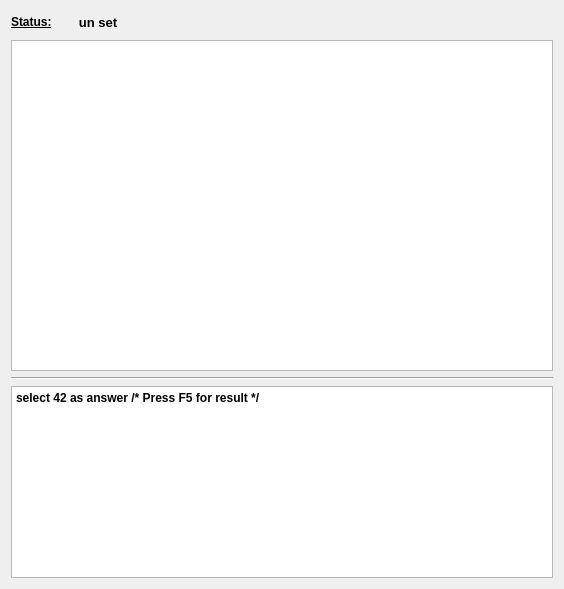
<?xml version="1.0" encoding="UTF-8"?>
<ui version="4.0">
 <class>tsm_w</class>
 <widget class="QWidget" name="tsm_w">
  <property name="geometry">
   <rect>
    <x>0</x>
    <y>0</y>
    <width>564</width>
    <height>589</height>
   </rect>
  </property>
  <property name="windowTitle">
   <string>Sql watcher</string>
  </property>
  <layout class="QVBoxLayout" name="verticalLayout">
   <item>
    <layout class="QHBoxLayout" name="horizontalLayout">
     <item>
      <widget class="QLabel" name="label">
       <property name="text">
        <string>&lt;html&gt;&lt;head/&gt;&lt;body&gt;&lt;p&gt;&lt;span style=&quot; font-weight:600; text-decoration: underline;&quot;&gt;Status:&lt;/span&gt;&lt;/p&gt;&lt;/body&gt;&lt;/html&gt;</string>
       </property>
       <property name="textFormat">
        <enum>Qt::RichText</enum>
       </property>
      </widget>
     </item>
     <item>
      <widget class="QPushButton" name="pBState">
       <property name="font">
        <font>
         <pointsize>10</pointsize>
         <weight>75</weight>
         <bold>true</bold>
        </font>
       </property>
       <property name="text">
        <string>un set</string>
       </property>
       <property name="flat">
        <bool>true</bool>
       </property>
      </widget>
     </item>
     <item>
      <spacer name="horizontalSpacer_2">
       <property name="orientation">
        <enum>Qt::Horizontal</enum>
       </property>
       <property name="sizeHint" stdset="0">
        <size>
         <width>40</width>
         <height>20</height>
        </size>
       </property>
      </spacer>
     </item>
    </layout>
   </item>
   <item>
    <widget class="QTableView" name="tableView">
     <property name="sizePolicy">
      <sizepolicy hsizetype="Expanding" vsizetype="Expanding">
       <horstretch>0</horstretch>
       <verstretch>0</verstretch>
      </sizepolicy>
     </property>
    </widget>
   </item>
   <item>
    <widget class="Line" name="line">
     <property name="orientation">
      <enum>Qt::Horizontal</enum>
     </property>
    </widget>
   </item>
   <item>
    <widget class="QTextEdit" name="textEdit">
     <property name="sizePolicy">
      <sizepolicy hsizetype="Expanding" vsizetype="Minimum">
       <horstretch>0</horstretch>
       <verstretch>0</verstretch>
      </sizepolicy>
     </property>
     <property name="font">
      <font>
       <pointsize>9</pointsize>
       <weight>75</weight>
       <bold>true</bold>
      </font>
     </property>
     <property name="html">
      <string>&lt;!DOCTYPE HTML PUBLIC &quot;-//W3C//DTD HTML 4.0//EN&quot; &quot;http://www.w3.org/TR/REC-html40/strict.dtd&quot;&gt;
&lt;html&gt;&lt;head&gt;&lt;meta name=&quot;qrichtext&quot; content=&quot;1&quot; /&gt;&lt;style type=&quot;text/css&quot;&gt;
p, li { white-space: pre-wrap; }
&lt;/style&gt;&lt;/head&gt;&lt;body style=&quot; font-family:'MS Shell Dlg 2'; font-size:9pt; font-weight:600; font-style:normal;&quot;&gt;
&lt;p style=&quot; margin-top:0px; margin-bottom:0px; margin-left:0px; margin-right:0px; -qt-block-indent:0; text-indent:0px;&quot;&gt;select 42 as answer /* Press F5 for result */&lt;/p&gt;&lt;/body&gt;&lt;/html&gt;</string>
     </property>
    </widget>
   </item>
  </layout>
  <action name="actionUpdateByF5">
   <property name="checkable">
    <bool>true</bool>
   </property>
   <property name="text">
    <string>UpdateByF5</string>
   </property>
   <property name="shortcut">
    <string>F5</string>
   </property>
  </action>
 </widget>
 <resources/>
 <connections/>
</ui>
